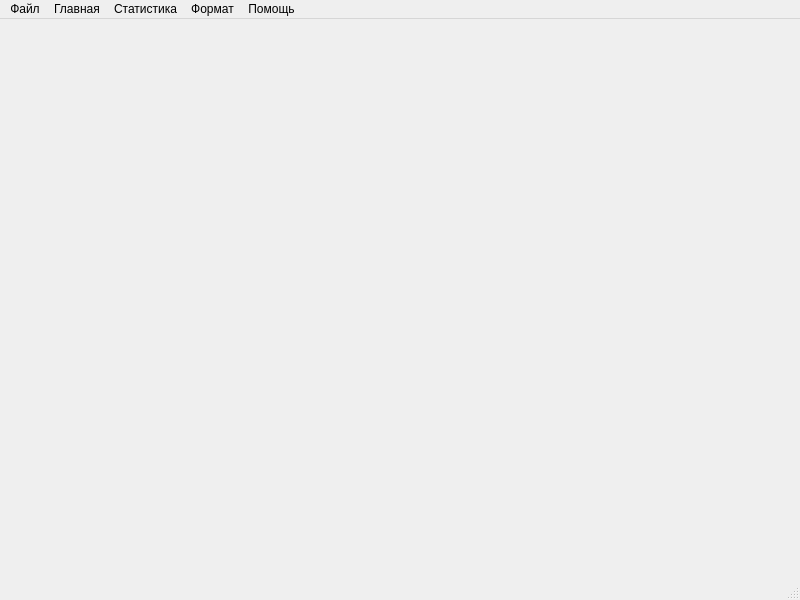
<?xml version="1.0" encoding="UTF-8"?>
<ui version="4.0">
 <class>MainWindow</class>
 <widget class="QMainWindow" name="MainWindow">
  <property name="geometry">
   <rect>
    <x>0</x>
    <y>0</y>
    <width>800</width>
    <height>600</height>
   </rect>
  </property>
  <property name="windowTitle">
   <string>MainWindow</string>
  </property>
  <widget class="QWidget" name="centralwidget"/>
  <widget class="QMenuBar" name="menubar">
   <property name="geometry">
    <rect>
     <x>0</x>
     <y>0</y>
     <width>800</width>
     <height>17</height>
    </rect>
   </property>
   <widget class="QMenu" name="file_menu">
    <property name="title">
     <string>Файл</string>
    </property>
    <addaction name="open_clock_action"/>
   </widget>
   <widget class="QMenu" name="main_menu">
    <property name="title">
     <string>Главная</string>
    </property>
    <widget class="QMenu" name="design_menu">
     <property name="title">
      <string>Дизайн</string>
     </property>
     <widget class="QMenu" name="background_menu">
      <property name="title">
       <string>Фон</string>
      </property>
      <addaction name="action_3"/>
     </widget>
     <widget class="QMenu" name="arrow_menu">
      <property name="title">
       <string>Стиль стрелок</string>
      </property>
      <addaction name="action_1"/>
     </widget>
     <addaction name="background_menu"/>
     <addaction name="arrow_menu"/>
    </widget>
    <widget class="QMenu" name="music_menu">
     <property name="title">
      <string>Музыка</string>
     </property>
     <addaction name="action_6"/>
    </widget>
    <addaction name="design_menu"/>
    <addaction name="music_menu"/>
   </widget>
   <widget class="QMenu" name="stats_menu">
    <property name="title">
     <string>Статистика</string>
    </property>
    <addaction name="open_stats_action"/>
   </widget>
   <widget class="QMenu" name="format_menu">
    <property name="title">
     <string>Формат</string>
    </property>
    <widget class="QMenu" name="number_format_menu">
     <property name="title">
      <string>Числовой</string>
     </property>
     <addaction name="from_timer_action"/>
     <addaction name="manually_action"/>
    </widget>
    <addaction name="number_format_menu"/>
    <addaction name="wordly_action"/>
   </widget>
   <widget class="QMenu" name="help_menu">
    <property name="title">
     <string>Помощь</string>
    </property>
    <addaction name="open_help_action"/>
   </widget>
   <addaction name="file_menu"/>
   <addaction name="main_menu"/>
   <addaction name="stats_menu"/>
   <addaction name="format_menu"/>
   <addaction name="help_menu"/>
  </widget>
  <widget class="QStatusBar" name="statusbar"/>
  <action name="action_3">
   <property name="text">
    <string>Меняющийся</string>
   </property>
  </action>
  <action name="action_1">
   <property name="text">
    <string>Стрелка 1</string>
   </property>
  </action>
  <action name="action_6">
   <property name="text">
    <string>Музыка 1</string>
   </property>
  </action>
  <action name="open_stats_action">
   <property name="text">
    <string>Открыть статистику</string>
   </property>
  </action>
  <action name="from_timer_action">
   <property name="text">
    <string>Из таймера</string>
   </property>
  </action>
  <action name="manually_action">
   <property name="text">
    <string>Вручную</string>
   </property>
  </action>
  <action name="wordly_action">
   <property name="text">
    <string>Словесный</string>
   </property>
  </action>
  <action name="open_clock_action">
   <property name="text">
    <string>Открыть часы</string>
   </property>
  </action>
  <action name="open_help_action">
   <property name="text">
    <string>Открыть помощь</string>
   </property>
  </action>
 </widget>
 <resources/>
 <connections/>
</ui>
